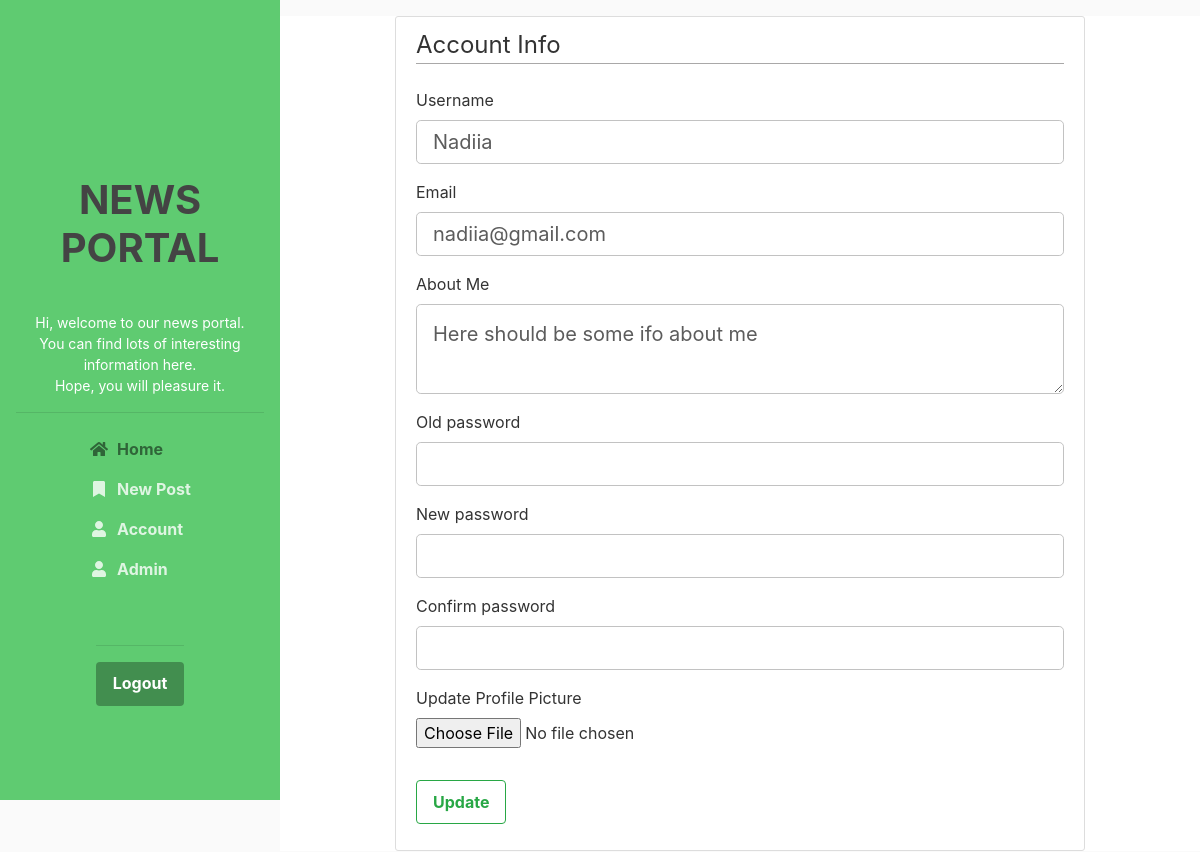
Page /accountupdate (signed in) on the committed database.
### flasknews/models.py (models this page shows, shortened)
class User(db.Model, UserMixin):
    id = db.Column(db.Integer, primary_key=True)
    username = db.Column(db.String(20), unique=True, nullable=False)
    email = db.Column(db.String(120), unique=True, nullable=False)
    image_file = db.Column(db.String(20), nullable=False, default='default.png')
    password = db.Column(db.String(60), nullable=False)
    posts = db.relationship('Post', backref='author', lazy=True)
    comments = db.relationship('Comment', backref='author', lazy=True)
    about_me = db.Column(db.String(140))
    last_seen = db.Column(db.DateTime, default=datetime.utcnow)
    role = db.Column(db.String, default='user')
    def is_admin(self):
        return self.role == 'admin'

### flasknews/routes.py (the view)
@app.route("/accountupdate", methods=['GET', 'POST'])
@login_required
def accountupdate():
    form = UpdateAccountForm()
    if form.validate_on_submit():
        if form.picture.data:
            picture_file = save_picture(form.picture.data)
            current_user.image_file = picture_file
        current_user.username = form.username.data
        current_user.email = form.email.data
        current_user.about_me = form.about_me.data
        if form.old_pass.data:
            if bcrypt.check_password_hash(current_user.password, form.old_pass.data):
                hashed_password = bcrypt.generate_password_hash(form.new_pass.data).decode('utf-8')
                current_user.password = hashed_password
            elif bcrypt.check_password_hash(current_user.password, form.old_pass.data) == False:
                flash('Old password is wrong!', 'danger')
                return redirect('account')
        db.session.commit()
        flash('Your account has been updated!', 'success')
        return redirect(url_for('account'))
    elif request.method == 'GET':
        form.username.data = current_user.username
        form.email.data = current_user.email
        form.about_me.data = current_user.about_me
    image_file = url_for('static', filename='images/profile_pics/' + current_user.image_file)
    return render_template('_account-update.html', title='Account', image_file=image_file, form=form)

### flasknews/forms.py (shortened to what this page needs)
class UpdateAccountForm(FlaskForm):
    username = StringField('Username', validators=[DataRequired(), Length(min=2, max=20)])
    email = StringField('Email', validators=[DataRequired(), Email()])
    about_me = TextAreaField('About Me')
    picture = FileField('Update Profile Picture', validators=[FileAllowed(['jpg', 'png'])])
    old_pass = PasswordField('Old password')
    new_pass = PasswordField('New password')
    confirm_pass = PasswordField('Confirm password', validators=[EqualTo('new_pass')])
    submit = SubmitField('Update')

### flasknews/models.py (called while the page is built)
@login_manager.user_loader
def load_user(user_id):
    return User.query.get(int(user_id))

### flasknews/routes.py (called while the page is built)
@app.before_request
def before_request():
    if current_user.is_authenticated:
        current_user.last__seen = datetime.utcnow()
        db.session.commit()

### flasknews/templates/_account-update.html (shortened to what this page needs)
{% extends "layout.html" %}
{% block content %}
<div class="content-section content-section-main">
         <form method="POST" action="" enctype="multipart/form-data">
            <fieldset class="form-group">
                <legend class="border-bottom mb-4">Account Info</legend>
                <div class="form-group">
                    {{ form.username.label(class="form-control-label") }}
                    {% if form.username.errors %}
                        {{ form.username(class="form-control form-control-lg is-invalid") }}
                        <div class="invalid-feedback">
                            {% for error in form.username.errors %}
                                <span>{{ error }}</span>
                            {% endfor %}
                        </div>
                    {% else %}
                        {{ form.username(class="form-control form-control-lg") }}
                    {% endif %}
                </div>
                <div class="form-group">
                    {{ form.email.label(class="form-control-label") }}
                    {% if form.email.errors %}
                        {{ form.email(class="form-control form-control-lg is-invalid") }}
                        <div class="invalid-feedback">
                            {% for error in form.email.errors %}
                                <span>{{ error }}</span>
                            {% endfor %}
                        </div>
                    {% else %}
                        {{ form.email(class="form-control form-control-lg") }}
                    {% endif %}
                </div>
                <div class="form-group">
                    {{ form.about_me.label(class="form-control-label") }}
                    {% if form.about_me.errors %}
                        {{ form.about_me(class="form-control form-control-lg is-invalid") }}
                        <div class="invalid-feedback">
                            {% for error in form.about_me.errors %}
                                <span>{{ error }}</span>
                            {% endfor %}
                        </div>
                    {% else %}
                        {{ form.about_me(class="form-control form-control-lg") }}
                    {% endif %}
                </div>
            <div class="form-group">
                    {{ form.old_pass.label(class="form-control-label") }}
                    {% if form.old_pass.errors %}
                        {{ form.old_pass(class="form-control form-control-lg is-invalid") }}
                        <div class="invalid-feedback">
                            {% for error in form.old_pass.errors %}
                                <span>{{ error }}</span>
                            {% endfor %}
                        </div>
                    {% else %}
                        {{ form.old_pass(class="form-control form-control-lg") }}
                    {% endif %}
                </div>
                <div class="form-group">
                    {{ form.new_pass.label(class="form-control-label") }}
                    {% if form.new_pass.errors %}
                        {{ form.new_pass(class="form-control form-control-lg is-invalid") }}
                        <div class="invalid-feedback">
                            {% for error in form.new_pass.errors %}
                                <span>{{ error }}</span>
                            {% endfor %}
                        </div>
                    {% else %}
                        {{ form.new_pass(class="form-control form-control-lg") }}
                    {% endif %}
                </div>
                <div class="form-group">
                    {{ form.confirm_pass.label(class="form-control-label") }}
                    {% if form.confirm_pass.errors %}
                        {{ form.confirm_pass(class="form-control form-control-lg is-invalid") }}
                        <div class="invalid-feedback">
                            {% for error in form.confirm_pass.errors %}
                                <span>{{ error }}</span>
                            {% endfor %}
                        </div>
                    {% else %}
                        {{ form.confirm_pass(class="form-control form-control-lg") }}
                    {% endif %}
                </div>
                <div class="form-group">
                	{{ form.picture.label() }}
                	{{ form.picture(class="form-control-file") }}
                </div>
            </fieldset>
            <div class="form-group">
                {{ form.submit(class="btn btn-outline-success") }}
            </div>
        </form>
</div>
{% endblock content %}

### flasknews/static/css/custom.css (style rules this page uses)
body { background: #fafafa; color: #333333; margin-top: 1rem; }
.content-section-main { background-color: white; padding: 10px 20px; border: 1px solid #dddddd; border-radius: 3px; margin-bottom: 20px; width: 75%; margin-left: auto; margin-right: auto; }

### rows in the picture
User: username "Nadiia", email "nadiia@gmail.com", about_me "Here should be some ifo about me"
